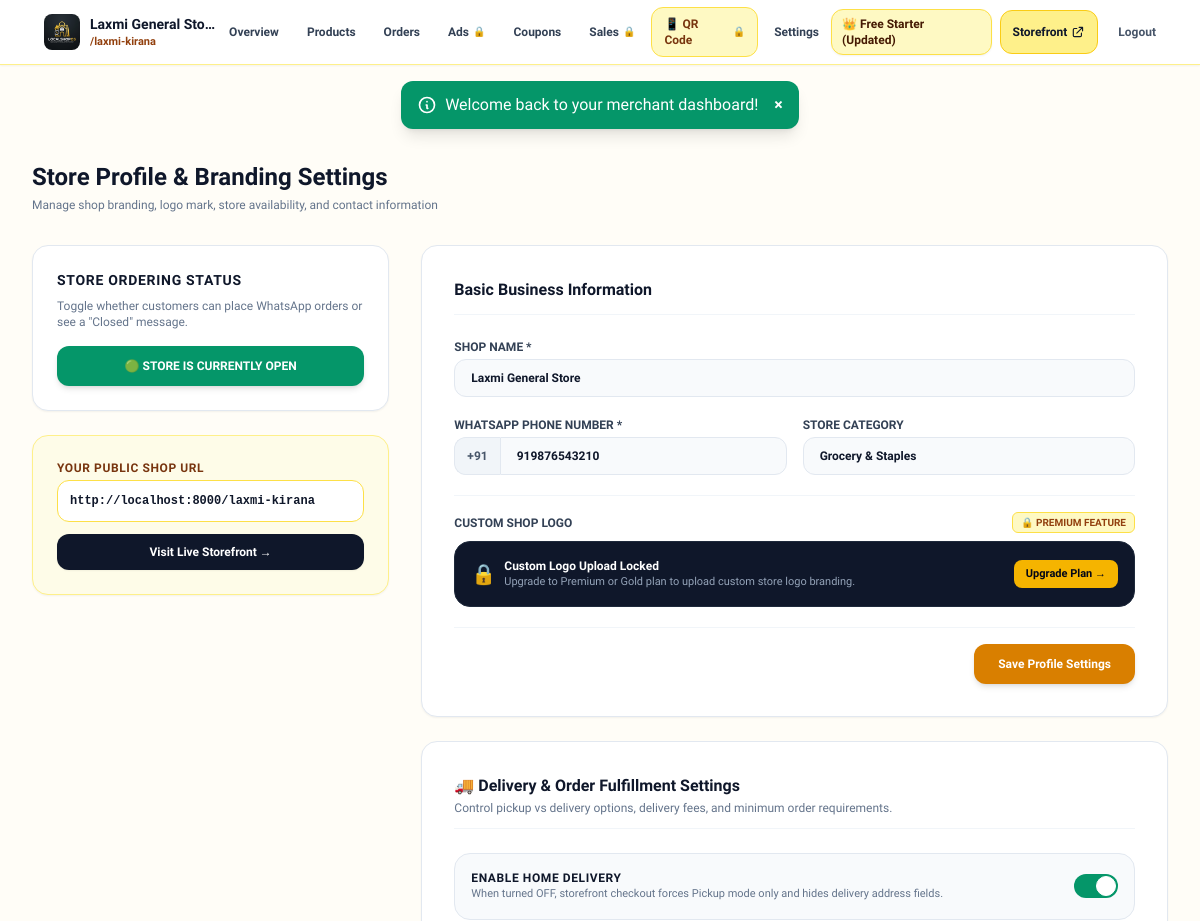
The page /dashboard/settings.php (signed in, upper part) on the database as committed earlier.
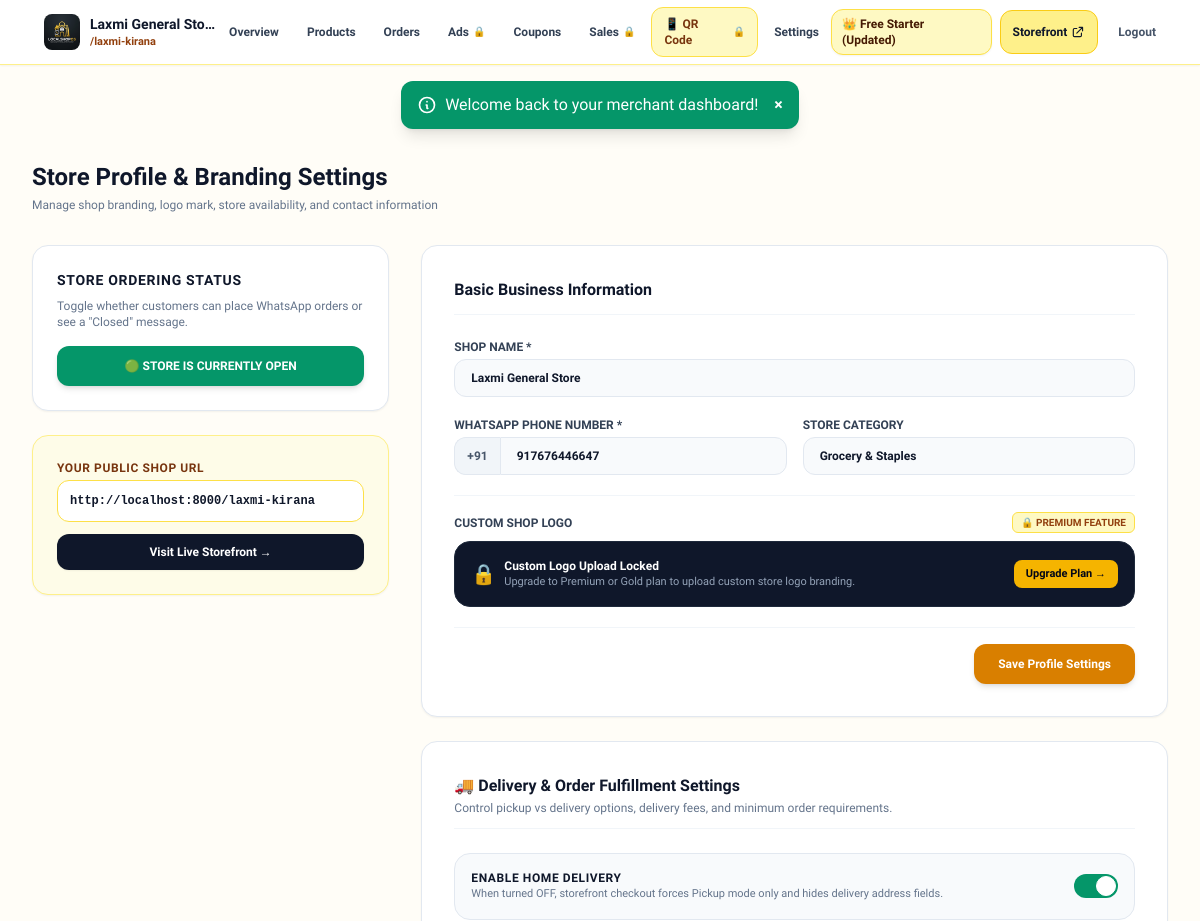
The same page on the database as committed later.
### tables this page shows
CREATE TABLE `tenants` (
  `id` int(11) NOT NULL AUTO_INCREMENT,
  `shop_name` varchar(255) NOT NULL,
  `subdomain` varchar(100) NOT NULL,
  `whatsapp_number` varchar(20) NOT NULL,
  `category` varchar(100) DEFAULT 'General Store',
  `logo_url` varchar(550) DEFAULT NULL,
  `product_limit` int(11) DEFAULT 30,
  `plan_status` varchar(20) DEFAULT 'trial',
  `trial_ends_at` datetime DEFAULT NULL,
  `plan_id` int(11) DEFAULT NULL,
  `is_open` tinyint(1) DEFAULT 1,
  `last_login_at` datetime DEFAULT NULL,
  `delivery_enabled` tinyint(1) DEFAULT 1,
  `delivery_fee` decimal(10,2) DEFAULT 0.00,
  `min_delivery_order` decimal(10,2) DEFAULT 0.00,
  `delivery_area_note` varchar(255) DEFAULT NULL,
  `order_thank_you_msg` text DEFAULT NULL,
  `created_at` datetime DEFAULT current_timestamp(),
  PRIMARY KEY (`id`),
  UNIQUE KEY `subdomain` (`subdomain`),
  KEY `subdomain_2` (`subdomain`),
  KEY `plan_status` (`plan_status`),
  KEY `plan_id` (`plan_id`),
  CONSTRAINT `tenants_ibfk_1` FOREIGN KEY (`plan_id`) REFERENCES `plans` (`id`) ON DELETE SET NULL
);

CREATE TABLE `plans` (
  `id` int(11) NOT NULL AUTO_INCREMENT,
  `name` varchar(255) NOT NULL,
  `price` decimal(10,2) DEFAULT 0.00,
  `billing_period` varchar(50) DEFAULT 'monthly',
  `product_limit` int(11) DEFAULT 30,
  `is_default` tinyint(1) DEFAULT 0,
  `created_at` datetime DEFAULT current_timestamp(),
  PRIMARY KEY (`id`)
);

### dashboard/settings.php (the view, shortened to what the rows shown need)
<?php
require_once __DIR__ . '/header.php';
$stmt = $pdo->prepare("SELECT * FROM tenants WHERE id = ?");
$stmt->execute([$tenantId]);
$tenant = $stmt->fetch();
?>
<div class="mb-8 flex flex-col md:flex-row md:items-center justify-between gap-4">
  <div>
    <h1 class="text-2xl font-black text-slate-900">Store Profile & Branding Settings</h1>
  </div>
</div>
<div class="grid grid-cols-1 lg:grid-cols-3 gap-8">
  <div class="space-y-6">
    <div class="app-card p-6 rounded-2xl bg-brand-50 border border-brand-200 shadow-sm">
      <h3 class="text-xs font-black text-amber-900 uppercase tracking-wider mb-1">Your Public Shop URL</h3>
      <div class="bg-white p-3 rounded-xl border border-brand-300 font-mono text-xs text-slate-900 font-bold mb-3 truncate">
        http://localhost:8000/<?= htmlspecialchars($tenant['subdomain']) ?>
      </div>
      <a href="/<?=  urlencode($tenant['subdomain']) ?>" target="_blank"
         class="w-full py-2.5 bg-slate-900 hover:bg-slate-800 text-white font-black text-xs rounded-xl shadow-sm flex items-center justify-center space-x-1">
        <span>Visit Live Storefront &rarr;</span>
      </a>
    </div>
  </div>
  <div class="lg:col-span-2">
    <div class="app-card p-6 sm:p-8 rounded-2xl bg-white border border-slate-200 shadow-sm space-y-6">
      <form method="POST" action="/dashboard/settings.php" enctype="multipart/form-data" data-no-ajax class="space-y-5">
        <div>
          <label class="block text-xs font-black uppercase text-slate-700 mb-1">Shop Name *</label>
          <input type="text" name="shop_name" value="<?= htmlspecialchars($tenant['shop_name']) ?>" required
                 class="w-full px-4 py-2.5 bg-slate-50 border border-slate-200 rounded-xl text-xs font-bold text-slate-900">
        </div>
        <div class="grid grid-cols-1 sm:grid-cols-2 gap-4">
          <div>
            <div class="flex">
              <span class="inline-flex items-center px-3 rounded-l-xl border border-r-0 border-slate-200 bg-slate-100 text-xs font-bold text-slate-600">+91</span>
              <input type="text" name="whatsapp_number" value="<?= htmlspecialchars($tenant['whatsapp_number']) ?>" required
                     class="w-full px-4 py-2.5 bg-slate-50 border border-slate-200 rounded-r-xl text-xs font-bold text-slate-900">
            </div>
          </div>
          <div>
            <label class="block text-xs font-black uppercase text-slate-700 mb-1">Store Category</label>
            <input type="text" name="category" value="<?= htmlspecialchars($tenant['category']) ?>" placeholder="e.g. Kirana & Grocery"
                   class="w-full px-4 py-2.5 bg-slate-50 border border-slate-200 rounded-xl text-xs font-bold text-slate-900">
          </div>
        </div>
      </form>
    </div>
</div>
<?php require_once __DIR__ . '/footer.php'; ?>

### dashboard/header.php (shortened to what the rows shown need)
<?php
$tenantId  = get_logged_tenant_id();
$shopName  = $_SESSION['shop_name'] ?? 'My Shop';
$pdo = getDBConnection();
$tenantCheckStmt = $pdo->prepare("SELECT t.*, p.name as plan_name FROM tenants t LEFT JOIN plans p ON t.plan_id = p.id WHERE t.id = ?");
$tenantCheckStmt->execute([$tenantId]);
$tenantInfo = $tenantCheckStmt->fetch();
$planName   = $tenantInfo && !empty($tenantInfo['plan_name']) ? $tenantInfo['plan_name'] : 'Starter Free';
?>
<!DOCTYPE html>
<html lang="en" class="h-full font-sans antialiased bg-[#FFFDF7] text-slate-900">
<head>
    <script src="https://cdn.tailwindcss.com"></script>
</head>
<body class="min-h-full flex flex-col justify-between bg-[#FFFDF7] text-slate-900 overflow-x-hidden">
<header class="sticky top-0 z-40 app-nav shadow-sm">
  <div class="max-w-7xl mx-auto px-4 sm:px-6 lg:px-8">
    <div class="flex items-center justify-between h-16">
      <div class="flex items-center space-x-3">
        <a href="/dashboard/index.php" class="flex items-center space-x-2.5">
          <div class="truncate max-w-[130px] sm:max-w-xs">
            <h1 class="font-black text-xs sm:text-sm text-slate-900 leading-tight flex items-center gap-1.5 truncate">
              <span class="truncate"><?= htmlspecialchars($shopName) ?></span>
            </h1>
          </div>
        </a>
      </div>
      <div class="flex items-center space-x-2">
        <a href="/dashboard/plans.php" class="px-2.5 py-1.5 bg-brand-100 hover:bg-brand-200 border border-brand-300 text-amber-950 rounded-xl text-[11px] sm:text-xs font-black transition-all flex items-center space-x-1 shadow-sm">
          <span>👑 <?= htmlspecialchars($planName) ?></span>
        </a>
      </div>
    </div>
  </div>
</header>
<main class="max-w-7xl mx-auto px-4 sm:px-6 lg:px-8 py-6 sm:py-8 flex-1 w-full">

Rows that differ between the two databases and show on the page:
changed tenants "laxmi-kirana": whatsapp_number "919876543210" → "917676446647"
